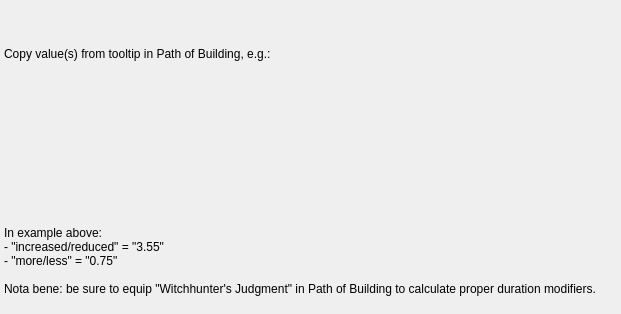
<?xml version="1.0" encoding="UTF-8"?>
<ui version="4.0">
 <class>hint_duration</class>
 <widget class="QDialog" name="hint_duration">
  <property name="geometry">
   <rect>
    <x>0</x>
    <y>0</y>
    <width>621</width>
    <height>314</height>
   </rect>
  </property>
  <property name="windowTitle">
   <string>Duration hint</string>
  </property>
  <layout class="QVBoxLayout">
   <property name="spacing">
    <number>4</number>
   </property>
   <property name="leftMargin">
    <number>4</number>
   </property>
   <property name="topMargin">
    <number>4</number>
   </property>
   <property name="rightMargin">
    <number>4</number>
   </property>
   <property name="bottomMargin">
    <number>4</number>
   </property>
   <item>
    <widget class="QLabel">
     <property name="text">
      <string>Copy value(s) from tooltip in Path of Building, e.g.:</string>
     </property>
    </widget>
   </item>
   <item>
    <widget class="QLabel">
     <property name="sizePolicy">
      <sizepolicy hsizetype="Minimum" vsizetype="Minimum">
       <horstretch>0</horstretch>
       <verstretch>0</verstretch>
      </sizepolicy>
     </property>
     <property name="text">
      <string/>
     </property>
     <property name="pixmap">
      <pixmap resource="resources.qrc">:/resources/pob_duration.png</pixmap>
     </property>
    </widget>
   </item>
   <item>
    <widget class="QLabel">
     <property name="text">
      <string>In example above:
- &quot;increased/reduced&quot; = &quot;3.55&quot;
- &quot;more/less&quot; = &quot;0.75&quot;

Nota bene: be sure to equip &quot;Witchhunter's Judgment&quot; in Path of Building to calculate proper duration modifiers.</string>
     </property>
    </widget>
   </item>
  </layout>
 </widget>
 <resources>
  <include location="resources.qrc"/>
 </resources>
 <connections/>
</ui>
